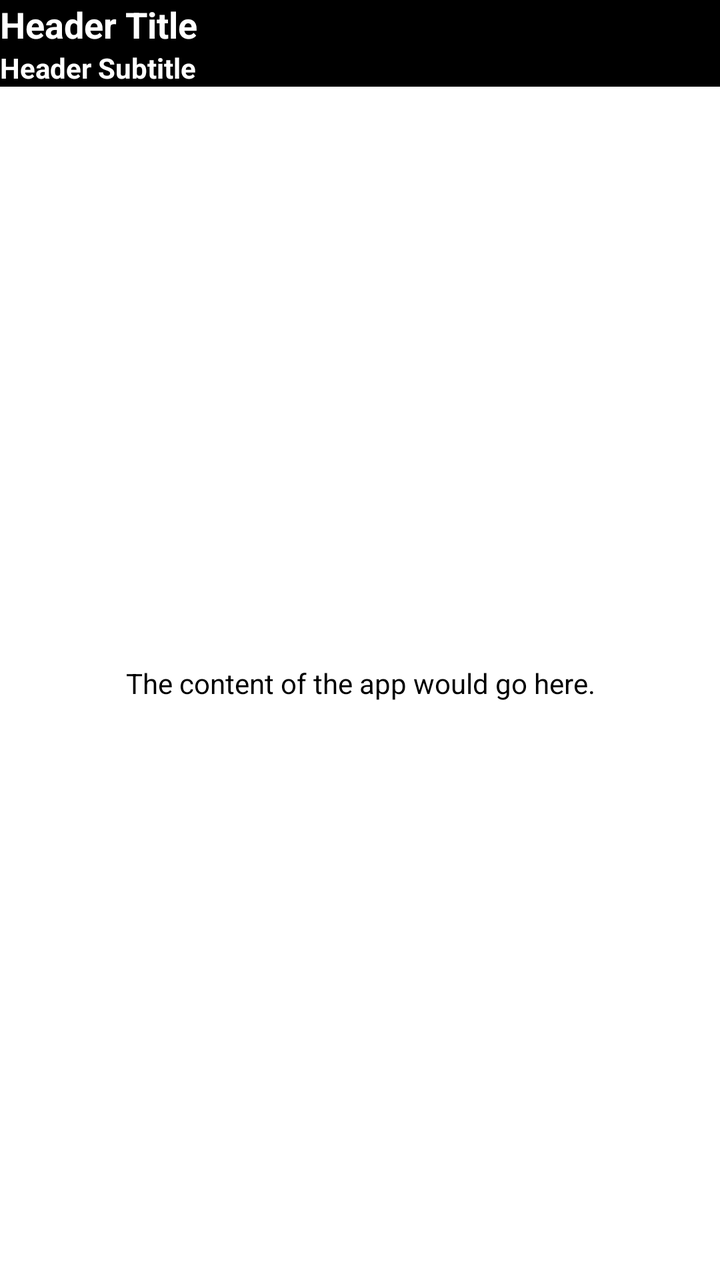
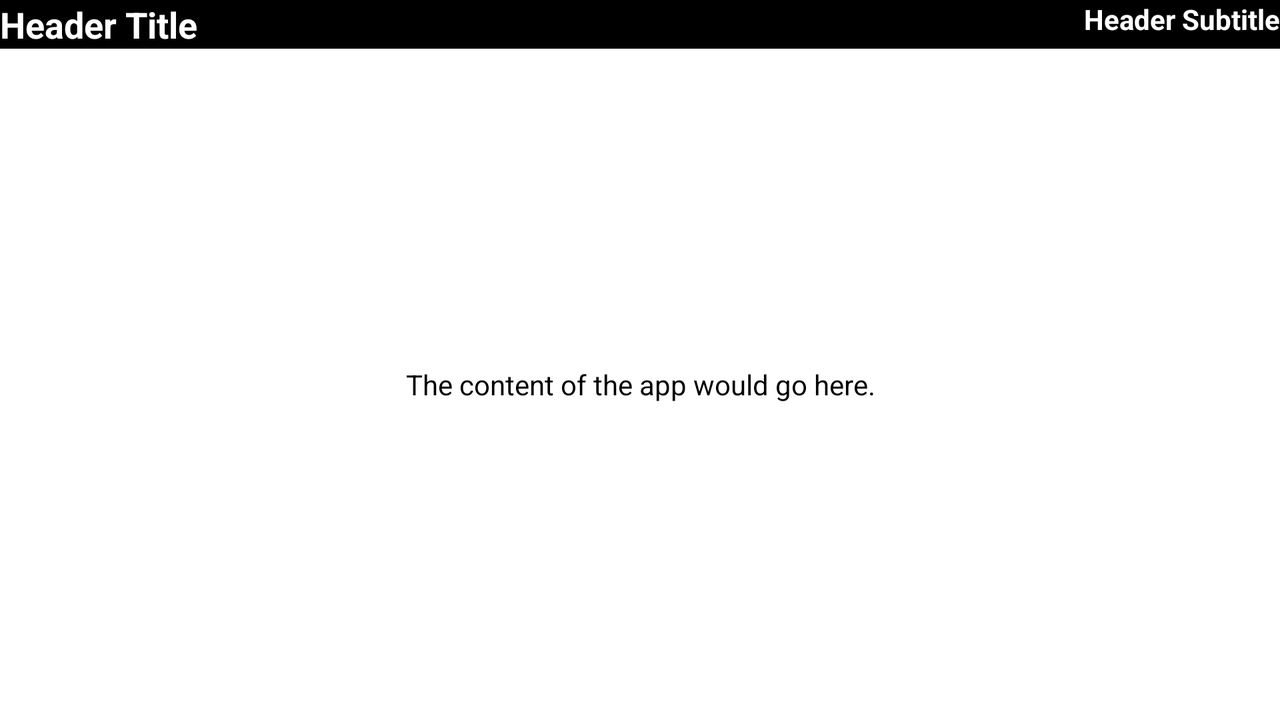

One screen, two layout resources from the same app: the default and the repository's alternative for another configuration. Each is rendered where Android would select it; the XML of both is given below.
<!-- AndroidManifest.xml: application theme AppTheme -->
<!-- res/layout/activity_headers_bad.xml -->
<?xml version="1.0" encoding="utf-8"?>
<LinearLayout xmlns:android="http://schemas.android.com/apk/res/android"
    android:layout_width="fill_parent"
    android:layout_height="fill_parent"
    android:background="@android:color/white"
    android:orientation="vertical" >

    

    <LinearLayout
        android:layout_width="fill_parent"
        android:layout_height="wrap_content"
        android:background="@android:color/black"
        android:orientation="vertical" >

        <TextView
            android:layout_width="fill_parent"
            android:layout_height="wrap_content"
            android:text="@string/header_title"
            android:textColor="@android:color/white"
            android:textSize="18sp"
            android:textStyle="bold" />

        <TextView
            android:layout_width="fill_parent"
            android:layout_height="wrap_content"
            android:text="@string/header_subtitle"
            android:textColor="@android:color/white"
            android:textStyle="bold" />
    </LinearLayout>
    
    

    <TextView
        android:layout_width="fill_parent"
        android:layout_height="0dp"
        android:layout_weight="1"
        android:textColor="@android:color/black"
        android:gravity="center"
        android:text="@string/content_placeholder" />

</LinearLayout>
<!-- resources referenced by this layout -->
<resources>
  <string name="content_placeholder">The content of the app would go here.</string>
  <string name="header_subtitle">Header Subtitle</string>
  <string name="header_title">Header Title</string>
  <style name="AppTheme" parent="@style/MyTheme" />
  <!-- from res/values-v11/ -->
  <style name="MyTheme" parent="@android:style/Theme.Holo" />
</resources>
<!-- res/layout-land/activity_headers_bad.xml (the repository's variant of the layout above) -->
<!-- drawn on the phone turned sideways -->
<?xml version="1.0" encoding="utf-8"?>
<LinearLayout xmlns:android="http://schemas.android.com/apk/res/android"
    android:layout_width="fill_parent"
    android:layout_height="fill_parent"
    android:background="@android:color/white"
    android:orientation="vertical" >

    

    <RelativeLayout
        android:layout_width="fill_parent"
        android:layout_height="wrap_content"
        android:background="@android:color/black" >

        <TextView
            android:layout_width="wrap_content"
            android:layout_height="wrap_content"
            android:text="@string/header_title"
            android:textColor="@android:color/white"
            android:textSize="18sp"
            android:textStyle="bold" />

        <TextView
            android:layout_width="wrap_content"
            android:layout_height="wrap_content"
            android:layout_alignParentRight="true"
            android:text="@string/header_subtitle"
            android:textColor="@android:color/white"
            android:textStyle="bold" />
    </RelativeLayout>

    

    <TextView
        android:layout_width="fill_parent"
        android:layout_height="0dp"
        android:layout_weight="1"
        android:gravity="center"
        android:text="@string/content_placeholder"
        android:textColor="@android:color/black" />

</LinearLayout>
